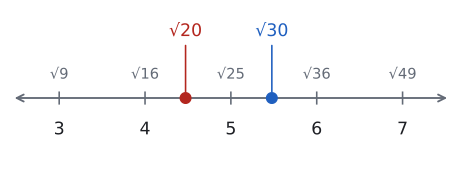

This chart was generated by the following Python code:
import sys; sys.path.insert(0, "tools")
from cizim import *

# √20 ≈ 4,47 (16 < 20 < 25) ve √30 ≈ 5,48 (25 < 30 < 36) sayı doğrusunda.
fig, ax = sekil(6, 2.2)
sayi_dogrusu(ax, 3, 7)
ax.set_ylim(-1, 1.25)
for t, kare in ((3, "√9"), (4, "√16"), (5, "√25"), (6, "√36"), (7, "√49")):
    ax.text(t, 0.22, kare, ha="center", va="bottom", color=SOLUK, fontsize=11)
for deger, ad, renk in ((20 ** 0.5, "√20", KIRMIZI), (30 ** 0.5, "√30", MAVI)):
    ax.plot(deger, 0, "o", color=renk, markersize=8, zorder=5)
    ax.annotate(ad, xy=(deger, 0.05), xytext=(deger, 0.8), ha="center", va="bottom", color=renk, fontsize=13,
                arrowprops=dict(arrowstyle="-", color=renk, lw=1.2))
kaydet(fig, __file__)
